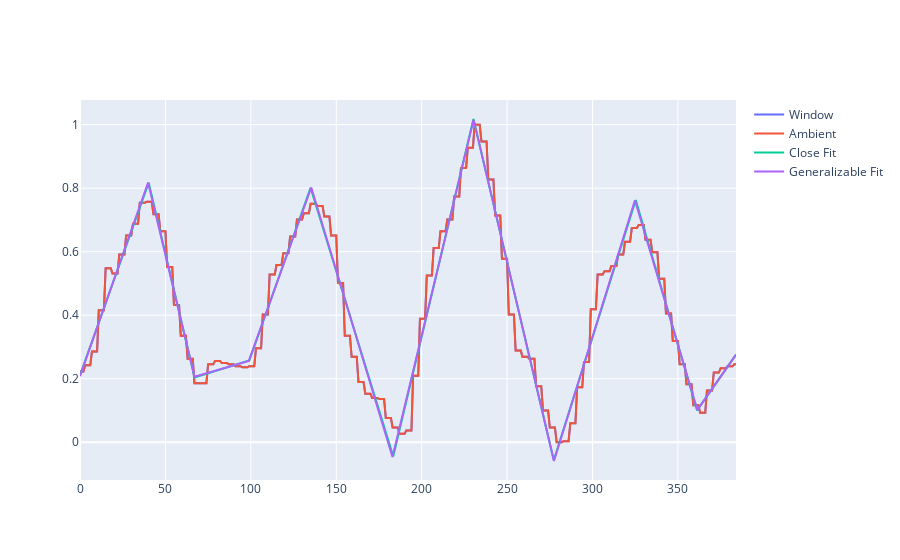

Write notebook code for a chart like this one.
### Code cell
fig = go.Figure()

n_arr = np.arange(len(amb)) 

# close examine 
xsol, ysol = SegmentedLinearReg(n_arr, amb, [41, 67, 100, 135, 192, 231, 281, 330, 364])

# generatlize 
peak_times = np.arange(4*2)
a = 30 + (100/2)*peak_times
a = np.append(a, [(a[1] + a[2])/2])
print(a)

xsol2, ysol2 = SegmentedLinearReg(n_arr, amb, a)

fig.add_trace(go.Scatter(
    x=n_arr,
    y=amb,
    name="Window",
    mode='lines',
))

fig.add_trace(go.Scatter( x=n_arr, y=amb, name="Ambient", mode='lines',
))

fig.add_trace(go.Scatter(x=xsol, y=ysol, name="Close Fit", mode='lines',
))

fig.add_trace(go.Scatter( x=xsol2, y=ysol2, name="Generalizable Fit", mode='lines', ))

### Figure 1 — Plotly figure (JSON) as saved in the notebook; plotly's stock layout.template omitted (floating-point values rounded to 4 significant figures; data arrays with more than 128 entries replaced by an {"elided": "..."} marker saying what was removed)
{"data": [{"mode": "lines", "name": "Window", "type": "scatter", "x": {"elided": "385 int values"}, "y": {"elided": "385 float values"}}, {"mode": "lines", "name": "Ambient", "type": "scatter", "x": {"elided": "385 int values"}, "y": {"elided": "385 float values"}}, {"mode": "lines", "name": "Close Fit", "type": "scatter", "x": [0, 40.22, 67.08, 99.12, 135.0, 183.4, 230.3, 277.3, 325.3, 361.2, 384], "y": [0.211, 0.8174, 0.2041, 0.2577, 0.8013, -0.04445, 1.018, -0.05706, 0.7628, 0.1003, 0.2757]}, {"mode": "lines", "name": "Generalizable Fit", "type": "scatter", "x": [0, 39.86, 67.05, 98.82, 135.4, 182.9, 230.4, 277.4, 324.8, 361.4, 384], "y": [0.2081, 0.8179, 0.2064, 0.2561, 0.8021, -0.04641, 1.016, -0.05915, 0.7618, 0.1017, 0.2757]}], "layout": {}}
